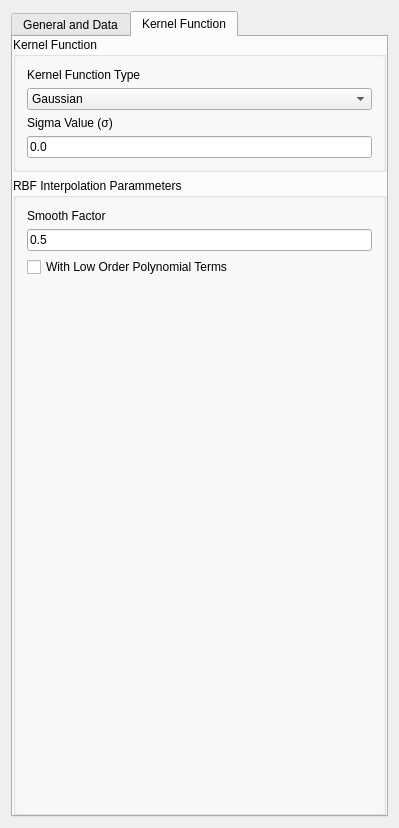
<?xml version="1.0" encoding="UTF-8"?>
<ui version="4.0">
 <class>Kriging_Parameters</class>
 <widget class="QWidget" name="Kriging_Parameters">
  <property name="geometry">
   <rect>
    <x>0</x>
    <y>0</y>
    <width>399</width>
    <height>828</height>
   </rect>
  </property>
  <property name="windowTitle">
   <string>Kriging Parameters</string>
  </property>
  <property name="AlgorithmCategory" stdset="0">
   <string>Estimation</string>
  </property>
  <property name="AlgorithmDescription" stdset="0">
   <string>RBF interpolation with typical basis functions</string>
  </property>
  <layout class="QVBoxLayout" name="verticalLayout_4">
   <item>
    <widget class="QTabWidget" name="tabWidget3">
     <property name="currentIndex">
      <number>1</number>
     </property>
     <widget class="QWidget" name="tab">
      <attribute name="title">
       <string>General and Data</string>
      </attribute>
      <layout class="QVBoxLayout" name="verticalLayout_3">
       <item>
        <widget class="QGroupBox" name="SimulationGrid">
         <property name="maximumSize">
          <size>
           <width>32767</width>
           <height>140</height>
          </size>
         </property>
         <property name="title">
          <string>Simulation Grid</string>
         </property>
         <layout class="QVBoxLayout" name="verticalLayout">
          <item>
           <widget class="GridSelector" name="Grid_Name">
            <property name="currentIndex">
             <number>-1</number>
            </property>
           </widget>
          </item>
          <item>
           <widget class="QLabel" name="TextLabel2">
            <property name="text">
             <string>New Property Name</string>
            </property>
            <property name="wordWrap">
             <bool>false</bool>
            </property>
           </widget>
          </item>
          <item>
           <widget class="QLineEdit" name="Property_Name"/>
          </item>
         </layout>
        </widget>
       </item>
       <item>
        <widget class="QGroupBox" name="GroupBox3">
         <property name="title">
          <string>Hard Data</string>
         </property>
         <layout class="QHBoxLayout">
          <property name="spacing">
           <number>6</number>
          </property>
          <property name="leftMargin">
           <number>11</number>
          </property>
          <property name="topMargin">
           <number>11</number>
          </property>
          <property name="rightMargin">
           <number>11</number>
          </property>
          <property name="bottomMargin">
           <number>11</number>
          </property>
          <item>
           <widget class="PropertySelector" name="Hard_Data" native="true"/>
          </item>
         </layout>
        </widget>
       </item>
       <item>
        <widget class="QGroupBox" name="GroupBox">
         <property name="title">
          <string>Search Ellipsoid</string>
         </property>
         <property name="checkable">
          <bool>false</bool>
         </property>
         <layout class="QVBoxLayout" name="verticalLayout_2">
          <item>
           <widget class="QCheckBox" name="UseGlobalSearch">
            <property name="text">
             <string>Use Global Search</string>
            </property>
           </widget>
          </item>
          <item>
           <widget class="QGroupBox" name="groupBox5">
            <property name="title">
             <string>Conditioning data</string>
            </property>
            <layout class="QGridLayout">
             <property name="leftMargin">
              <number>0</number>
             </property>
             <property name="topMargin">
              <number>0</number>
             </property>
             <property name="rightMargin">
              <number>0</number>
             </property>
             <property name="bottomMargin">
              <number>0</number>
             </property>
             <item row="0" column="0">
              <layout class="QHBoxLayout">
               <property name="leftMargin">
                <number>0</number>
               </property>
               <property name="topMargin">
                <number>0</number>
               </property>
               <property name="rightMargin">
                <number>0</number>
               </property>
               <property name="bottomMargin">
                <number>0</number>
               </property>
               <item>
                <widget class="QLabel" name="TextLabel2_2_2_2_3">
                 <property name="text">
                  <string>Min</string>
                 </property>
                 <property name="wordWrap">
                  <bool>false</bool>
                 </property>
                </widget>
               </item>
               <item>
                <widget class="QSpinBox" name="Min_Conditioning_Data">
                 <property name="minimum">
                  <number>0</number>
                 </property>
                 <property name="maximum">
                  <number>999999</number>
                 </property>
                 <property name="value">
                  <number>0</number>
                 </property>
                </widget>
               </item>
               <item>
                <spacer>
                 <property name="orientation">
                  <enum>Qt::Vertical</enum>
                 </property>
                 <property name="sizeType">
                  <enum>QSizePolicy::Expanding</enum>
                 </property>
                 <property name="sizeHint" stdset="0">
                  <size>
                   <width>31</width>
                   <height>20</height>
                  </size>
                 </property>
                </spacer>
               </item>
               <item>
                <widget class="QLabel" name="TextLabel2_2_2_2_3_2">
                 <property name="text">
                  <string>Max</string>
                 </property>
                 <property name="wordWrap">
                  <bool>false</bool>
                 </property>
                </widget>
               </item>
               <item>
                <widget class="QSpinBox" name="Max_Conditioning_Data">
                 <property name="minimum">
                  <number>0</number>
                 </property>
                 <property name="maximum">
                  <number>999999</number>
                 </property>
                 <property name="value">
                  <number>12</number>
                 </property>
                </widget>
               </item>
              </layout>
             </item>
            </layout>
           </widget>
          </item>
          <item>
           <widget class="EllipsoidInput" name="Search_Ellipsoid" native="true">
            <property name="title" stdset="0">
             <string/>
            </property>
           </widget>
          </item>
          <item>
           <widget class="AdvancedNeighborhoodInput" name="AdvancedSearch" native="true"/>
          </item>
          <item>
           <spacer name="spacer">
            <property name="orientation">
             <enum>Qt::Vertical</enum>
            </property>
            <property name="sizeType">
             <enum>QSizePolicy::Expanding</enum>
            </property>
            <property name="sizeHint" stdset="0">
             <size>
              <width>20</width>
              <height>17</height>
             </size>
            </property>
           </spacer>
          </item>
         </layout>
        </widget>
       </item>
       <item>
        <spacer>
         <property name="orientation">
          <enum>Qt::Vertical</enum>
         </property>
         <property name="sizeType">
          <enum>QSizePolicy::Expanding</enum>
         </property>
         <property name="sizeHint" stdset="0">
          <size>
           <width>20</width>
           <height>31</height>
          </size>
         </property>
        </spacer>
       </item>
      </layout>
     </widget>
     <widget class="QWidget" name="tab">
      <attribute name="title">
       <string>Kernel Function</string>
      </attribute>
      <layout class="QVBoxLayout">
       <property name="leftMargin">
        <number>0</number>
       </property>
       <property name="topMargin">
        <number>0</number>
       </property>
       <property name="rightMargin">
        <number>0</number>
       </property>
       <property name="bottomMargin">
        <number>0</number>
       </property>
       <item>
        <widget class="QGroupBox" name="GroupBox11">
         <property name="title">
          <string>Kernel Function</string>
         </property>
         <layout class="QVBoxLayout">
          <property name="spacing">
           <number>6</number>
          </property>
          <property name="leftMargin">
           <number>11</number>
          </property>
          <property name="topMargin">
           <number>11</number>
          </property>
          <property name="rightMargin">
           <number>11</number>
          </property>
          <property name="bottomMargin">
           <number>11</number>
          </property>
          <item>
           <widget class="QLabel" name="label">
            <property name="text">
             <string>Kernel Function Type</string>
            </property>
           </widget>
          </item>
          <item>
           <widget class="QComboBox" name="Kernel_type">
            <item>
             <property name="text">
              <string>Gaussian</string>
             </property>
            </item>
            <item>
             <property name="text">
              <string>Multiquadrics</string>
             </property>
            </item>
            <item>
             <property name="text">
              <string>Thinplate</string>
             </property>
            </item>
            <item>
             <property name="text">
              <string>Linear</string>
             </property>
            </item>
            <item>
             <property name="text">
              <string>Cubic</string>
             </property>
            </item>
            <item>
             <property name="text">
              <string>Gaussian_Variogram</string>
             </property>
            </item>
           </widget>
          </item>
          <item>
           <widget class="QLabel" name="label_2">
            <property name="text">
             <string>&lt;html&gt;&lt;head/&gt;&lt;body&gt;&lt;p&gt;Sigma Value (σ)&lt;/p&gt;&lt;/body&gt;&lt;/html&gt;</string>
            </property>
            <property name="textFormat">
             <enum>Qt::RichText</enum>
            </property>
           </widget>
          </item>
          <item>
           <widget class="QLineEdit" name="kernel_fun_constant">
            <property name="text">
             <string>0.0</string>
            </property>
           </widget>
          </item>
         </layout>
        </widget>
       </item>
       <item>
        <widget class="QGroupBox" name="groupBox_2">
         <property name="title">
          <string>RBF Interpolation Parammeters</string>
         </property>
         <layout class="QVBoxLayout" name="verticalLayout_5">
          <item>
           <widget class="QLabel" name="label_3">
            <property name="text">
             <string>Smooth Factor</string>
            </property>
           </widget>
          </item>
          <item>
           <widget class="QLineEdit" name="smooth_factor">
            <property name="text">
             <string>0.5</string>
            </property>
           </widget>
          </item>
          <item>
           <widget class="QCheckBox" name="bWithLowOrderPolynomialTerm">
            <property name="text">
             <string>With Low Order Polynomial Terms</string>
            </property>
           </widget>
          </item>
          <item>
           <spacer name="verticalSpacer">
            <property name="orientation">
             <enum>Qt::Vertical</enum>
            </property>
            <property name="sizeHint" stdset="0">
             <size>
              <width>20</width>
              <height>40</height>
             </size>
            </property>
           </spacer>
          </item>
         </layout>
        </widget>
       </item>
      </layout>
     </widget>
    </widget>
   </item>
  </layout>
 </widget>
 <layoutdefault spacing="6" margin="11"/>
 <pixmapfunction>qPixmapFromMimeSource</pixmapfunction>
 <customwidgets>
  <customwidget>
   <class>EllipsoidInput</class>
   <extends>QWidget</extends>
   <header location="global">GsTLAppli/extra/qtplugins/ellipsoid_input.h</header>
  </customwidget>
  <customwidget>
   <class>GridSelector</class>
   <extends>QTabWidget</extends>
   <header>GsTLAppli/extra/qtplugins/selectors.h</header>
   <container>1</container>
  </customwidget>
  <customwidget>
   <class>AdvancedNeighborhoodInput</class>
   <extends>QWidget</extends>
   <header>GsTLAppli/extra/qtplugins/neighborhood_filter_input.h</header>
  </customwidget>
  <customwidget>
   <class>PropertySelector</class>
   <extends>QWidget</extends>
   <header>GsTLAppli/extra/qtplugins/selectors.h</header>
  </customwidget>
 </customwidgets>
 <includes>
  <include location="local">gridselector.h</include>
  <include location="local">krigingtypeselector.h</include>
  <include location="local">propertyselector.h</include>
  <include location="local">ellipsoidinput.h</include>
  <include location="local">gstl_table.h</include>
  <include location="local">gstl_table.h</include>
  <include location="local">variograminput.h</include>
 </includes>
 <resources/>
 <connections/>
</ui>
